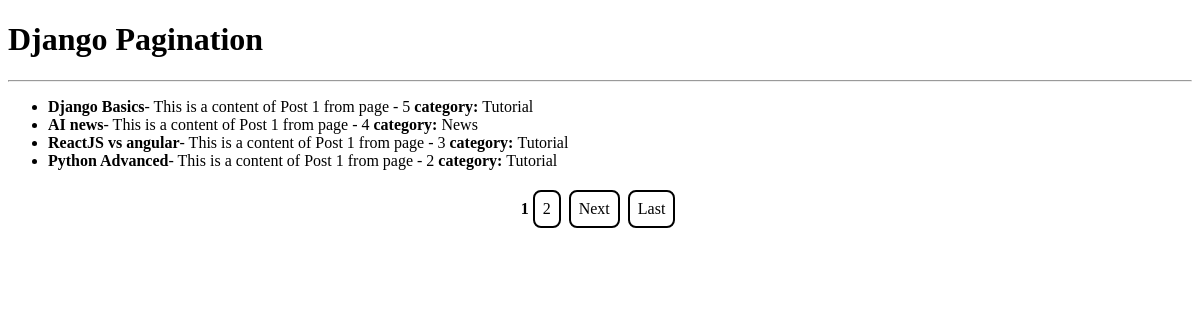
Before: / with the older database file.
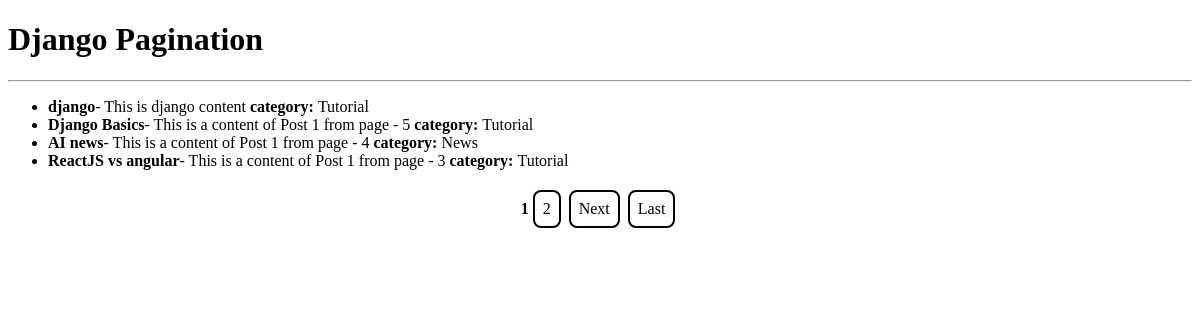
After: the same page with the newer database file.
### blog/models.py (models this page shows, shortened)
class Post(models.Model):
    title=models.CharField(max_length=200)
    content=models.TextField()
    Category=models.CharField(max_length=100,null=True,blank=True)

### blog/views.py (the view)
# urls.py: urlpatterns=[path('',views.post_list,name='post_list'),]
def post_list(request):
    post=Post.objects.all().order_by('-id')
    paginator = Paginator(post,4) # shows 4 posts per page
    page_number =request.GET.get('page')
    page_obj = paginator.get_page(page_number)
    return render(request,'blog/post_list.html', {'page_obj': page_obj})

### blog/templates/blog/post_list.html (shortened to what this page needs)
<!DOCTYPE html>
<html lang="en">
<head>
</head>
<body>
    <h1>Django Pagination</h1>
    <hr>
    <ul>
        {%for post in page_obj%}
            <li><b>{{post.title}}</b>- {{post.content}} <b>category: </b>{{post.Category}}</li>
        {%endfor%}
    </ul>
    <div class="pagination">
        {%for page_num in page_obj.paginator.page_range%}
            {%if page_num == page_obj.number%}
                <strong>{{page_num}}</strong>
            {%else%}
                <a href="?page={{page_num}}">{{page_num}}</a>
            {%endif%}
        {%endfor%}
        {%if page_obj.has_next%}
            <a href="?page={{page_obj.next_page_number}}">Next</a>
            <a href="?page={{page_obj.paginator.num_pages}}">Last</a>
        {%endif%}
    </div>
</body>
</html>

### blog/templates/blog/post_list.html (style rules this page uses)
.pagination { display: flex; justify-content: center; align-items: center; }
.pagination a { border: 2px solid black; padding:8px; margin: 4px; color: black; text-decoration: none; border-radius: 8px; }

Changed rows visible on the page:
no longer on this page (row unchanged): Post: title "Python Advanced", content "This is a content of Post 1 from page - 2", Category "Tutorial"
added Post: title "django", content "This is django content", Category "Tutorial"
